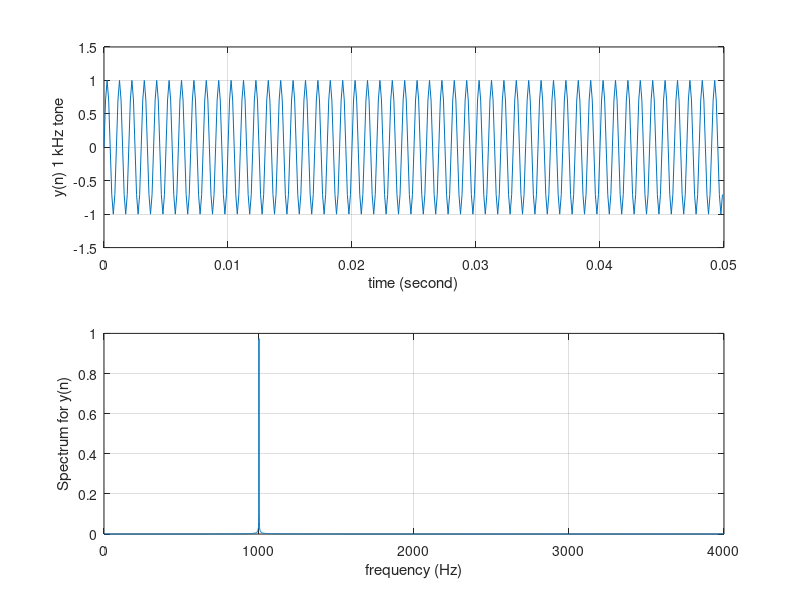

Write MATLAB code to recreate this figure.
%MATLAB Program 8.18 for a single tone generation in Section 8.11.1
fs=8000;    % sampling rate
t=0:1/fs:1;     % time vector for 1 second
x=zeros(1,length(t));   %initialize input to be zero
x(1)=1; %  set up impulse function
y=filter([0 0.707107],[1 -1.414214 1],x); % perform filtering
subplot(2,1,1);plot(t(1:400),y(1:400));grid
ylabel('y(n) 1 kHz tone'); xlabel('time (second)')
Ak=2*abs(fft(y))/length(y);Ak(1)=Ak(1)/2; % one-side amplitude spectrum
f=[0:1:(length(y)-1)/2]*fs/length(y);% indices to frequencies (Hz) for plot
subplot(2,1,2);plot(f,Ak(1:(length(y)+1)/2));grid
ylabel('Spectrum for y(n)'); xlabel('frequency (Hz)')
